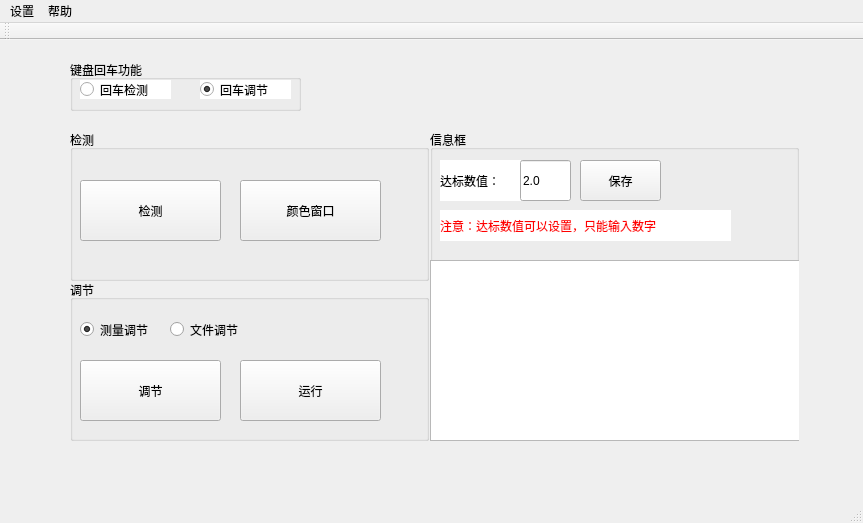
<?xml version="1.0" encoding="UTF-8"?>
<ui version="4.0">
 <class>DeltaEMainWindow</class>
 <widget class="QMainWindow" name="DeltaEMainWindow">
  <property name="geometry">
   <rect>
    <x>0</x>
    <y>0</y>
    <width>863</width>
    <height>523</height>
   </rect>
  </property>
  <property name="windowTitle">
   <string>DeltaEMainWindow</string>
  </property>
  <property name="styleSheet">
   <string notr="true"/>
  </property>
  <widget class="QWidget" name="centralWidget">
   <widget class="QGroupBox" name="groupBox">
    <property name="geometry">
     <rect>
      <x>70</x>
      <y>90</y>
      <width>359</width>
      <height>151</height>
     </rect>
    </property>
    <property name="styleSheet">
     <string notr="true"/>
    </property>
    <property name="title">
     <string>检测</string>
    </property>
    <widget class="QPushButton" name="pBtn_Color">
     <property name="geometry">
      <rect>
       <x>170</x>
       <y>50</y>
       <width>141</width>
       <height>61</height>
      </rect>
     </property>
     <property name="text">
      <string>颜色窗口</string>
     </property>
    </widget>
    <widget class="QPushButton" name="pBtn_Check">
     <property name="geometry">
      <rect>
       <x>10</x>
       <y>50</y>
       <width>141</width>
       <height>61</height>
      </rect>
     </property>
     <property name="text">
      <string>检测</string>
     </property>
    </widget>
   </widget>
   <widget class="QGroupBox" name="groupBox_2">
    <property name="geometry">
     <rect>
      <x>70</x>
      <y>240</y>
      <width>359</width>
      <height>161</height>
     </rect>
    </property>
    <property name="styleSheet">
     <string notr="true"/>
    </property>
    <property name="title">
     <string>调节</string>
    </property>
    <widget class="QRadioButton" name="rBtn_file">
     <property name="geometry">
      <rect>
       <x>100</x>
       <y>40</y>
       <width>81</width>
       <height>19</height>
      </rect>
     </property>
     <property name="text">
      <string>文件调节</string>
     </property>
    </widget>
    <widget class="QRadioButton" name="rBtn_measure">
     <property name="geometry">
      <rect>
       <x>10</x>
       <y>40</y>
       <width>81</width>
       <height>19</height>
      </rect>
     </property>
     <property name="mouseTracking">
      <bool>true</bool>
     </property>
     <property name="focusPolicy">
      <enum>Qt::StrongFocus</enum>
     </property>
     <property name="text">
      <string>测量调节</string>
     </property>
     <property name="checked">
      <bool>true</bool>
     </property>
    </widget>
    <widget class="QPushButton" name="pBtn_Adjust">
     <property name="geometry">
      <rect>
       <x>10</x>
       <y>80</y>
       <width>141</width>
       <height>61</height>
      </rect>
     </property>
     <property name="text">
      <string>调节</string>
     </property>
    </widget>
    <widget class="QPushButton" name="pBtn_Run">
     <property name="geometry">
      <rect>
       <x>170</x>
       <y>80</y>
       <width>141</width>
       <height>61</height>
      </rect>
     </property>
     <property name="text">
      <string>运行</string>
     </property>
    </widget>
   </widget>
   <widget class="QGroupBox" name="groupBox_3">
    <property name="geometry">
     <rect>
      <x>430</x>
      <y>90</y>
      <width>369</width>
      <height>311</height>
     </rect>
    </property>
    <property name="styleSheet">
     <string notr="true">font: 75 9pt &quot;ADMUI3Lg&quot;;</string>
    </property>
    <property name="title">
     <string>信息框</string>
    </property>
    <widget class="QTextBrowser" name="logtextBrowser">
     <property name="geometry">
      <rect>
       <x>0</x>
       <y>130</y>
       <width>371</width>
       <height>181</height>
      </rect>
     </property>
     <property name="styleSheet">
      <string notr="true">font: 75 22pt &quot;ADMUI3Lg&quot;;</string>
     </property>
    </widget>
    <widget class="QLabel" name="label_2">
     <property name="geometry">
      <rect>
       <x>10</x>
       <y>30</y>
       <width>81</width>
       <height>41</height>
      </rect>
     </property>
     <property name="styleSheet">
      <string notr="true">font: 75 10pt &quot;黑体&quot;;
background-color: rgb(255, 255, 255);</string>
     </property>
     <property name="text">
      <string>达标数值：</string>
     </property>
    </widget>
    <widget class="QLineEdit" name="lb_result_value">
     <property name="geometry">
      <rect>
       <x>90</x>
       <y>30</y>
       <width>51</width>
       <height>41</height>
      </rect>
     </property>
     <property name="styleSheet">
      <string notr="true">
font: 75 10pt &quot;黑体&quot;;</string>
     </property>
     <property name="text">
      <string>2.0</string>
     </property>
    </widget>
    <widget class="QPushButton" name="ptn_setStandard">
     <property name="geometry">
      <rect>
       <x>150</x>
       <y>30</y>
       <width>81</width>
       <height>41</height>
      </rect>
     </property>
     <property name="text">
      <string>保存</string>
     </property>
    </widget>
    <widget class="QLabel" name="label_6">
     <property name="geometry">
      <rect>
       <x>10</x>
       <y>80</y>
       <width>291</width>
       <height>31</height>
      </rect>
     </property>
     <property name="styleSheet">
      <string notr="true">color: rgb(255, 0, 0);
background-color: rgb(255, 255, 255);</string>
     </property>
     <property name="text">
      <string>注意：达标数值可以设置，只能输入数字</string>
     </property>
    </widget>
   </widget>
   <widget class="QLabel" name="label">
    <property name="geometry">
     <rect>
      <x>0</x>
      <y>0</y>
      <width>861</width>
      <height>481</height>
     </rect>
    </property>
    <property name="styleSheet">
     <string notr="true">background-image: url(:/new/prefix1/cvte.jpg);</string>
    </property>
    <property name="text">
     <string/>
    </property>
   </widget>
   <widget class="QGroupBox" name="groupBox_4">
    <property name="geometry">
     <rect>
      <x>70</x>
      <y>20</y>
      <width>231</width>
      <height>51</height>
     </rect>
    </property>
    <property name="title">
     <string>键盘回车功能</string>
    </property>
    <widget class="QRadioButton" name="rBtn_adjust">
     <property name="geometry">
      <rect>
       <x>130</x>
       <y>20</y>
       <width>91</width>
       <height>19</height>
      </rect>
     </property>
     <property name="mouseTracking">
      <bool>true</bool>
     </property>
     <property name="focusPolicy">
      <enum>Qt::StrongFocus</enum>
     </property>
     <property name="styleSheet">
      <string notr="true">background-color: rgb(255, 255, 255);</string>
     </property>
     <property name="text">
      <string>回车调节</string>
     </property>
     <property name="checked">
      <bool>true</bool>
     </property>
    </widget>
    <widget class="QRadioButton" name="rBtn_check">
     <property name="geometry">
      <rect>
       <x>10</x>
       <y>20</y>
       <width>91</width>
       <height>19</height>
      </rect>
     </property>
     <property name="styleSheet">
      <string notr="true">background-color: rgb(255, 255, 255);</string>
     </property>
     <property name="text">
      <string>回车检测</string>
     </property>
    </widget>
   </widget>
   <zorder>label</zorder>
   <zorder>groupBox</zorder>
   <zorder>groupBox_2</zorder>
   <zorder>groupBox_3</zorder>
   <zorder>groupBox_4</zorder>
  </widget>
  <widget class="QMenuBar" name="menuBar">
   <property name="geometry">
    <rect>
     <x>0</x>
     <y>0</y>
     <width>863</width>
     <height>26</height>
    </rect>
   </property>
   <widget class="QMenu" name="menuDeltaE_Tool_CVTE">
    <property name="title">
     <string>设置</string>
    </property>
    <addaction name="actionSetting_ini"/>
   </widget>
   <widget class="QMenu" name="menuAbout">
    <property name="title">
     <string>帮助</string>
    </property>
    <addaction name="actionAbout"/>
   </widget>
   <addaction name="menuDeltaE_Tool_CVTE"/>
   <addaction name="menuAbout"/>
  </widget>
  <widget class="QToolBar" name="mainToolBar">
   <attribute name="toolBarArea">
    <enum>TopToolBarArea</enum>
   </attribute>
   <attribute name="toolBarBreak">
    <bool>false</bool>
   </attribute>
  </widget>
  <widget class="QStatusBar" name="statusBar"/>
  <action name="actionAbout">
   <property name="text">
    <string>关于DeltaETool</string>
   </property>
  </action>
  <action name="actionSetting_ini">
   <property name="text">
    <string>请打开setting.ini设置</string>
   </property>
  </action>
  <action name="action">
   <property name="text">
    <string>设置</string>
   </property>
  </action>
 </widget>
 <layoutdefault spacing="6" margin="11"/>
 <resources/>
 <connections/>
</ui>
